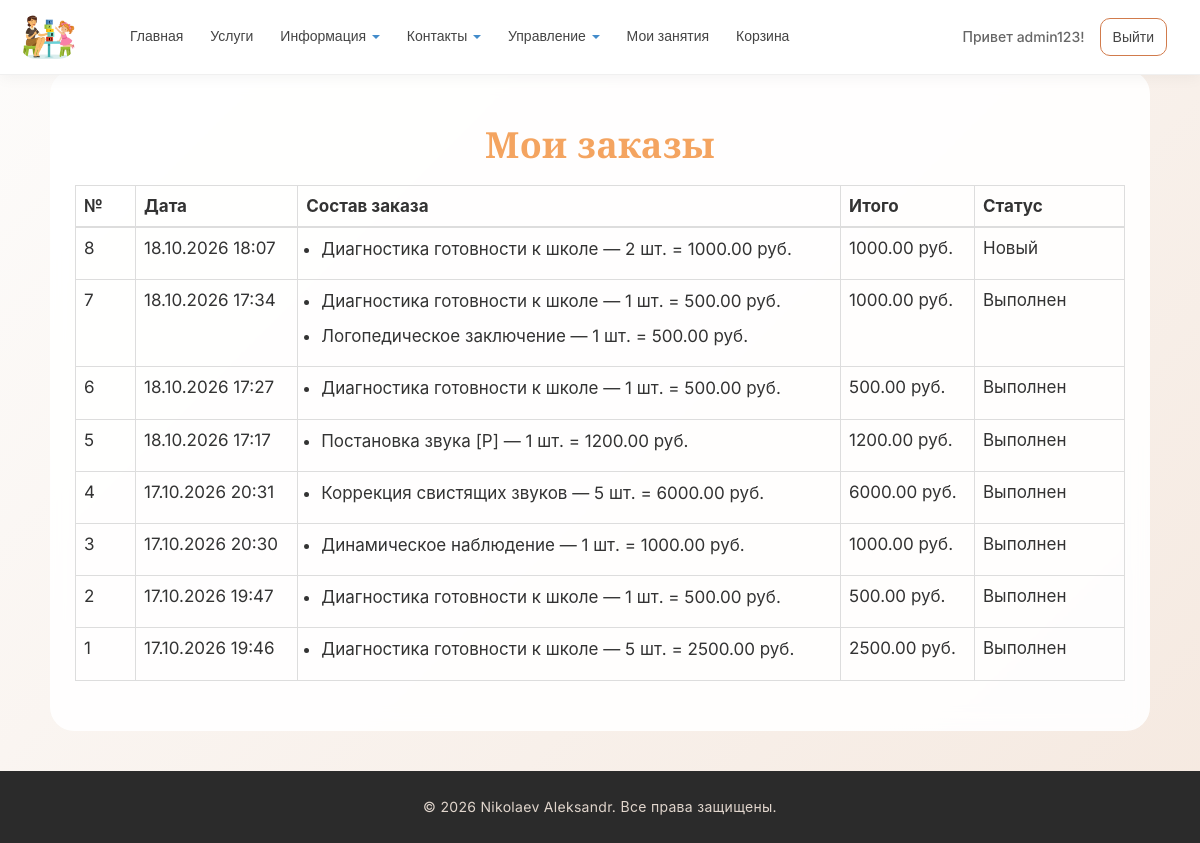
Page /myorders/ (signed in) on the earlier database version.
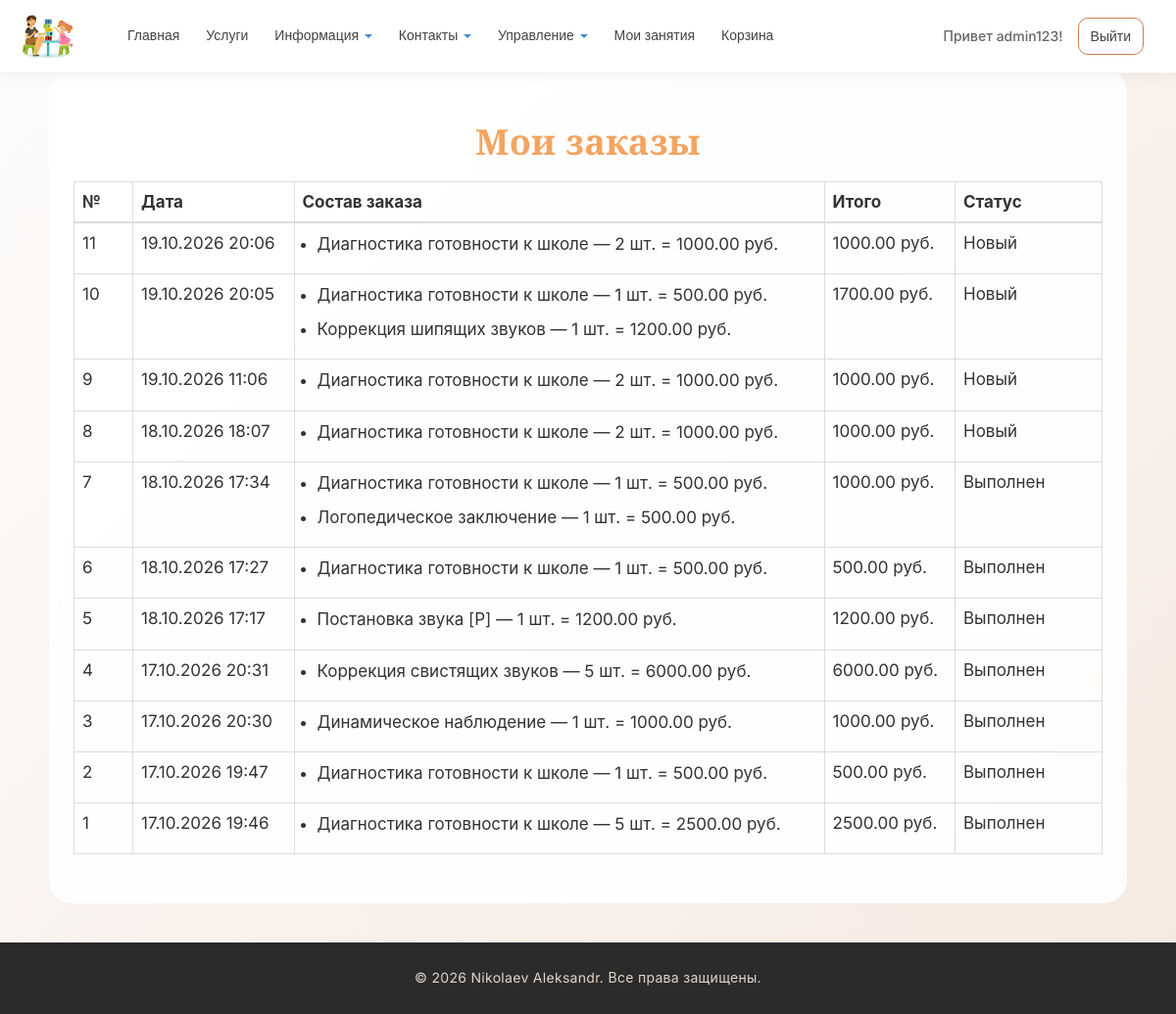
Same page on the later database version.
### app/models.py (models this page shows, shortened)
class Order(models.Model):
    STATUS_CHOICES = (
        ('cart', 'Корзина'),
        ('new', 'Новый'),
        ('processing', 'В обработке'),
        ('done', 'Выполнен'),
        ('cancelled', 'Отменён'),
    )
    customer = models.ForeignKey(
        User, null=True, blank=True,
        on_delete=models.SET_NULL,
        verbose_name="Клиент"
    )
    date = models.DateTimeField(default=datetime.now, verbose_name="Дата создания")
    status = models.CharField(max_length=10, choices=STATUS_CHOICES,
                              default='cart', verbose_name="Статус")
    comment = models.TextField(blank=True, verbose_name="Комментарий к заказу")
    def total(self):
        return sum(item.subtotal() for item in self.orderitem_set.all())
    class Meta:
        verbose_name = "Заказ"
        verbose_name_plural = "Заказы"
        ordering = ["-date"]

class OrderItem(models.Model):
    order = models.ForeignKey(Order, on_delete=models.CASCADE, verbose_name="Заказ")
    service = models.ForeignKey(Service, on_delete=models.CASCADE, verbose_name="Услуга")
    quantity = models.PositiveIntegerField(default=1, verbose_name="Количество")
    def subtotal(self):
        price = self.service.price or 0
        return price * self.quantity
    class Meta:
        verbose_name = "Позиция заказа"
        verbose_name_plural = "Позиции заказа"

class Service(models.Model):
    category = models.ForeignKey(ServiceCategory, on_delete=models.CASCADE, verbose_name="Категория", related_name='services')
    name = models.CharField("Название услуги", max_length=100)
    short_description = models.TextField("Краткое описание")
    description = models.TextField("Полное описание")
    price = models.DecimalField(verbose_name="Цена", max_digits=10,decimal_places=2,blank=True, help_text="Можно оставить пустым, если услуга бесплатная",null=True)
    image = models.FileField(verbose_name = "Путь к картинке", blank=True)
    duration = models.CharField("Длительность", max_length=100, blank=True)
    age_group = models.CharField("Возрастная группа", max_length=100, blank = True)
    class Meta:
        verbose_name = "Услуга"
        verbose_name_plural = "Услуги"
        ordering = ['category','name']

### app/views.py (the view)
# urls.py: path('myorders/', views.my_orders, name='my_orders'),
@login_required
def my_orders(request):
    orders = Order.objects.filter(customer=request.user).exclude(status='cart')
    return render(request, 'app/cart/my_orders.html', {
        'orders': orders, 'year': datetime.now().year,
    })

### app/templates/app/cart/my_orders.html (shortened to what this page needs)
{% extends "app/layout.html" %}
{% load static %}
{% block content %}
<h1 class="title">Мои заказы</h1>
{% if orders %}
<table class="table table-bordered description mt-4">
    <thead>
        <tr>
            <th style="width: 60px;">№</th>
            <th>Дата</th>
            <th>Состав заказа</th>
            <th>Итого</th>
            <th style="width: 150px;">Статус</th>
        </tr>
    </thead>
    <tbody>
        {% for order in orders %}
        <tr>
            <td>{{ forloop.revcounter }}</td>
            <td>{{ order.date|date:"d.m.Y H:i" }}</td>
            <td>
                <ul style="margin: 0; padding-left: 15px;">
                    {% for item in order.orderitem_set.all %}
                    <li>{{ item.service.name }} — {{ item.quantity }} шт. = {{ item.subtotal }} руб.</li>
                    {% endfor %}
                </ul>
            </td>
            <td>{{ order.total }} руб.</td>
            <td>{{ order.get_status_display }}</td>
        </tr>
        {% endfor %}
    </tbody>
</table>
{% else %}
<div class="info-block">
    <p class="description">Вы еще не делали заказов.</p>
</div>
{% endif %}
{% endblock %}

Differences in the rows shown:
added Order: date "19.10.2026 20:06", total "1000.00", status "Новый"
added OrderItem: service.name "Диагностика готовности к школе", quantity "2", subtotal "1000.00", shown under "19.10.2026 20:06"
added Order: date "19.10.2026 20:05", total "1700.00", status "Новый"
added OrderItem: service.name "Диагностика готовности к школе", quantity "1", subtotal "500.00", shown under "19.10.2026 20:05"
added OrderItem: service.name "Коррекция шипящих звуков", quantity "1", subtotal "1200.00", shown under "19.10.2026 20:05"
now on this page (row edited): Order: date "19.10.2026 11:06", total "1000.00", status "Новый"
now on this page (row edited): OrderItem: service.name "Диагностика готовности к школе", quantity "2", subtotal "1000.00", shown under "19.10.2026 11:06"
